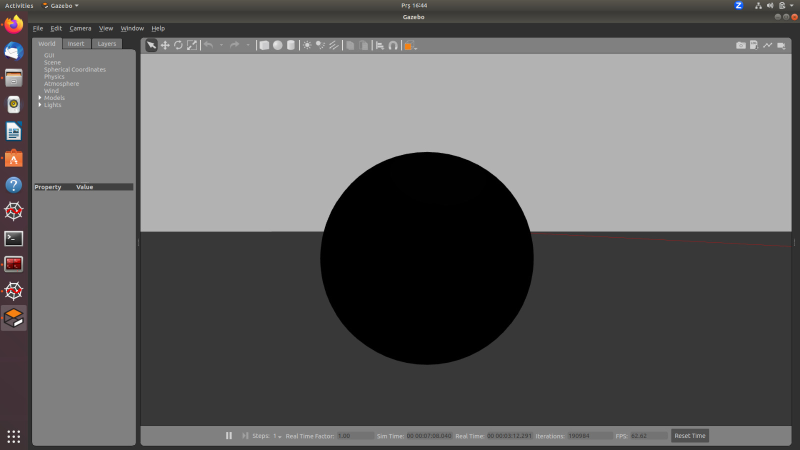
#> input picture NJORD/black.jpeg, 1600 x 900 px, given in place of the camera (shown at 1/2 size)
$ python finding_middle_video.py
#> lines starting #> are read from the running program, lines starting #| are printed output that depends on the picture; after the words box and inside, x2 and y2 are one past the last pixel; in counts of white or black regions, pixels touching at a corner belong together
### utils2.py
import cv2
import numpy as np
from scipy import ndimage
import math

def masking(hsv, lower_hsv, upper_hsv, opening_kernel = 2, medianF_tresh = 2, horizon_tresh = 0):
    width = hsv.shape[1]

    # creating mask
    #hsv = cv2.cvtColor(img, cv2.COLOR_BGR2HSV)
    mask = cv2.inRange(hsv, lower_hsv, upper_hsv)

    if horizon_tresh > 0 :
        cv2.rectangle(mask, (0,0), (width,horizon_tresh), (0, 0, 0), -1)

    mask = cv2.bitwise_and(mask, mask, mask=mask)

    if opening_kernel > 0:
        # applying opening operation
        kernel = np.ones((opening_kernel, opening_kernel), np.uint8)
        mask = cv2.morphologyEx(mask, cv2.MORPH_OPEN, kernel)

    if medianF_tresh > 0:
    # removing parasites
        mask = ndimage.median_filter(mask, size=medianF_tresh)

    return mask

def bounding_box(mask,tresh,tag):

    contours, _ = cv2.findContours(mask, cv2.RETR_EXTERNAL, cv2.CHAIN_APPROX_NONE)
    params = []
    if len(contours) > 0:
        sorted_contours = sorted(contours, key=cv2.contourArea, reverse=True)

        for c in sorted_contours[:4]:
            obj_area = cv2.contourArea(c)

            if obj_area > tresh:
                x, y, w, h = cv2.boundingRect(c)
                params.append([(x+int(w/2), y+int(h/2)),obj_area,tag])

            else:
                print("this object not bigger than treshold")


        print("next frame")


    if len(params) > 0:
        return params
    else:
        return None


# [43 lines left out: functions intersect, is_center, last_turn, not called in this run]

def closest(params):
    if params != None:
        cache = 0
        ind = None
        for index,object in enumerate(params):
            (cx,cy), area, tag = object
            if cache < cy:
                cache = cy
                ind = index
            else:
                continue
        if ind != None:
            return params[ind]
    else:
        return None


# [30 lines left out: function gstreamer_pipeline, not called in this run]

def between_buoys(objs1, objs2):
    # objs1 should on the rigth side
    ccx = 0
    ccy = 0
    isForward = None
    distence=0

    center_of_obj1 = closest(objs1)
    center_of_obj2 = closest(objs2)

    if center_of_obj1 != None  and  center_of_obj2 != None:
        (cx1,cy1), area1, tag1 = center_of_obj1
        (cx2,cy2), area2, tag2 = center_of_obj2

        ccx = int((cx1 + cx2)/2)
        ccy = int((cy1 + cy2)/2)
        distence = int(math.sqrt((cx1-cx2)**2 + (cy1 - cy2)**2))

        if cx1 > cx2:
            isForward = True
        else:
            isForward = False

    elif center_of_obj1 == None  and  center_of_obj2 != None:
        (cx2,cy2), area2, tag2 = center_of_obj2
        ccx = cx2
        ccy = cy2
        print(f"no object: {tag2}")

    elif center_of_obj1 != None  and  center_of_obj2 == None:
        (cx1,cy1), area1, tag1 = center_of_obj1
        ccx = cx1
        ccy = cy1
        print(f"no object: {tag1}")
    else:

        print("no objects")

    return [(ccx,ccy),isForward,distence]


# [17 lines left out: function camCombine, not called in this run]

def camera2lidar(width, fov,detections):
    if detections != None:
        output = [0 for i in range(270)]
        shift = int((270-fov)/2)
        ratio = fov/width

        for i in detections:
            (cx, cy), area, id = i

            radius =  int(math.pow(area/3,0.5))
            start = int((cx - radius) * ratio)
            end = int((cx + radius) * ratio)
            print("start ,end , radius")
            print(start,end,radius)

            for j in range(shift+start,shift+end+1):
                output[j] = id

        return output
    else:
        return None

### NJORD/finding_middle_video.py
import cv2
import numpy as np
import sys
import os
import time


# Add the parent folder path to the system's import path
sys.path.append(os.path.abspath('../IP_general'))

from utils2 import masking,bounding_box, between_buoys, camera2lidar
import math

### fps icin ###
prev_image_time = 0
new_image_time = 0
a = 0
################


font = cv2.FONT_HERSHEY_SIMPLEX

lower_red =  np.array([0,59,21])
upper_red = np.array([26,255,255])


lower_green = np.array([53,87,59])
upper_green = np.array([130,255,255])


lower_yellow = np.array([14, 0, 0])
upper_yellow = np.array([36,255,119])

lower_black = np.array([0, 0, 0])
upper_black = np.array([0,0,7])

cap = cv2.VideoCapture(0)
if not cap.isOpened():
    print("camera failed")

ret,image = cap.read()
#> image is the input picture: shape (900, 1600, 3); mean B, G, R 99.4, 99.6, 100.4
width = image.shape[1]
heigth = image.shape[0]

print(width, heigth)
#| 1600 900

while True:
    ret,image = cap.read()
    if not ret:
        break

    image = cv2.resize(image, (0, 0), fx = 0.5, fy = 0.5)
#> image: shape (450, 800, 3)

    hsv_frame = cv2.cvtColor(image, cv2.COLOR_BGR2HSV)
#> hsv_frame: shape (450, 800, 3); mean H, S, V 7.5, 4.3, 100.7

    print("######### red ########")
    mask_red = masking(hsv_frame, lower_red, upper_red, opening_kernel = 0, medianF_tresh = 0)
#> in masking, `mask = cv2.inRange(hsv, lower_hsv, upper_hsv)`:
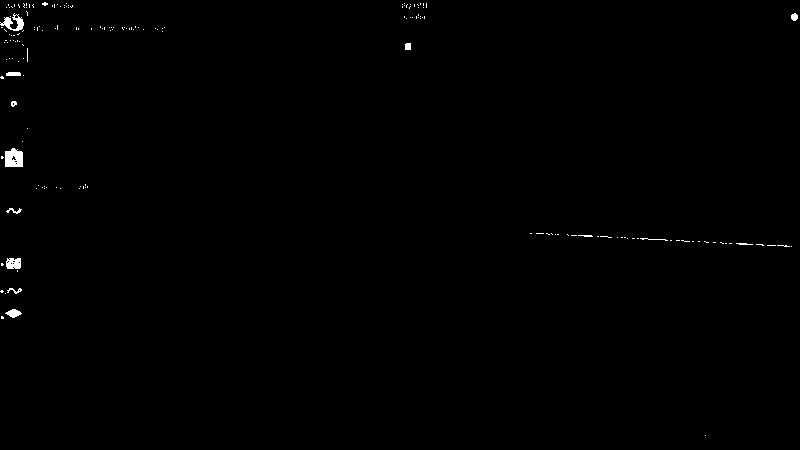
#> mask: shape (450, 800); 0.4% white; 172 white regions (159 under 20 px)
    reds = bounding_box(mask_red,100,"red")
#> in bounding_box, `contours, _ = cv2.findContours(mask, cv2.RETR_EXTERNAL, cv2.CHAIN_APPR..`: contours = 172 contours, 163 with area under 20; largest, box (x1, y1, x2, y2) and area: (5, 148, 23, 167) 268, (0, 13, 24, 31) 152, (6, 258, 21, 269) 129, (5, 309, 22, 318) 73, (6, 72, 21, 76) 40
#> in bounding_box, `sorted_contours = sorted(contours, key=cv2.contourArea, reverse=True)`: sorted_contours has the same summary as contours
#> the loop in bounding_box, `for c in sorted_contours[:4]:` made 4 passes
#> (obj_area, x, y, w, h) on passes 1 to 3: (268, 5, 148, 18, 19), (152, 0, 13, 24, 18), (129, 6, 258, 15, 11)
#> (printed output is left out)
#> after the loop in bounding_box, `for c in sorted_contours[:4]:`: params = [[(14, 157), 268, 'red'], [(12, 22), 152, 'red'], [(13, 263), 129, 'red']]
#> reds has the same summary as params in bounding_box
    print(reds)
#| [[(14, 157), 268.0, 'red'], [(12, 22), 152.0, 'red'], [(13, 263), 129.0, 'red']]

    print("******* green *********")
    mask_green = masking(hsv_frame, lower_green, upper_green, opening_kernel = 0, medianF_tresh = 0)
    greens= bounding_box(mask_green,100,"green")
#> in bounding_box (call 2), `contours, _ = cv2.findContours(mask, cv2.RETR_EXTERNAL, cv2.CHAIN_APPR..`: contours = 23 contours, 19 with area under 20; largest, box (x1, y1, x2, y2) and area: (5, 121, 22, 141) 296, (5, 177, 22, 193) 195, (4, 41, 24, 61) 135, (734, 1, 744, 10) 62
#> in bounding_box (call 2), `sorted_contours = sorted(contours, key=cv2.contourArea, reverse=True)`: sorted_contours has the same summary as contours
#> the loop in bounding_box (call 2), `for c in sorted_contours[:4]:` made 4 passes
#> (obj_area, x, y, w, h) on passes 1 to 3: (296, 5, 121, 17, 20), (195, 5, 177, 17, 16), (135, 4, 41, 20, 20)
#> (printed output is left out)
#> greens = [[(13, 131), 296, 'green'], [(13, 185), 195, 'green'], [(14, 51), 135, 'green']]
    print(greens)
#| [[(13, 131), 296.0, 'green'], [(13, 185), 195.0, 'green'], [(14, 51), 135.0, 'green']]


    print("^^^^^^ yellow ^^^^^^^")
    mask_yellow= masking(hsv_frame, lower_yellow, upper_yellow, opening_kernel = 0, medianF_tresh = 0)
    yellows= bounding_box(mask_yellow,100,"yellow")
#> in bounding_box (call 3), `contours, _ = cv2.findContours(mask, cv2.RETR_EXTERNAL, cv2.CHAIN_APPR..`: contours = 297 contours, 296 with area under 20; largest, box (x1, y1, x2, y2) and area: (0, 0, 800, 27) 17838
#> in bounding_box (call 3), `sorted_contours = sorted(contours, key=cv2.contourArea, reverse=True)`: sorted_contours has the same summary as contours
#> yellows = [[(400, 13), 17838.5, 'yellow']]
    print(yellows)
#| [[(400, 13), 17838.5, 'yellow']]

    print(":::::::: black ::::::")
    mask_black = masking(hsv_frame, lower_black, upper_black, opening_kernel = 0, medianF_tresh = 0)
#> call 4 of masking, with lower_hsv = array of shape (3,), upper_hsv = array of shape (3,), opening_kernel = 0, medianF_tresh = 0, horizon_tresh = 0
#> in masking (call 4), `mask = cv2.inRange(hsv, lower_hsv, upper_hsv)`:
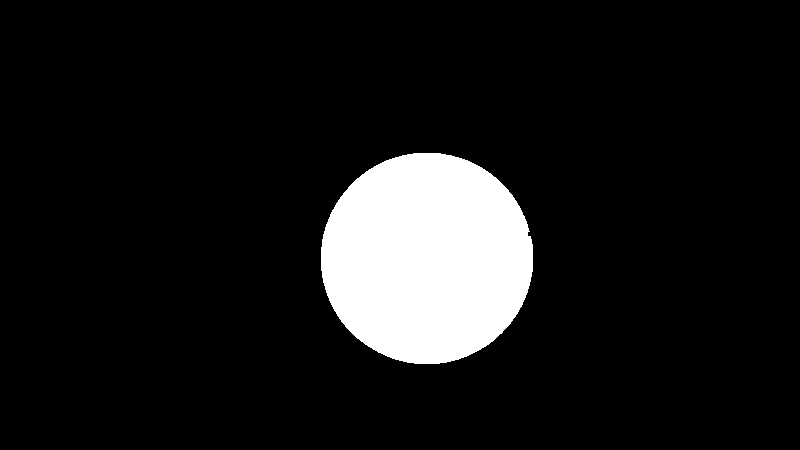
#> mask: shape (450, 800); 9.8% white; 1 white region
    blacks= bounding_box(mask_black,100,"black")
#> in bounding_box (call 4), `contours, _ = cv2.findContours(mask, cv2.RETR_EXTERNAL, cv2.CHAIN_APPR..`: contours = 1 contour; box (x1, y1, x2, y2) and area: (321, 153, 533, 364) 34996
#> in bounding_box (call 4), `sorted_contours = sorted(contours, key=cv2.contourArea, reverse=True)`: sorted_contours has the same summary as contours
#> blacks = [[(427, 258), 34995.5, 'black']]
    print(blacks)
#| [[(427, 258), 34995.5, 'black']]


    middle = between_buoys(greens,reds) #closest middle point
#> the loop in closest, `for index,object in enumerate(params):` made 3 passes
#> (cx, cy, area, cache, ind) on passes 1 to 2: (13, 131, 296, 131, 0), (13, 185, 195, 185, 1)
#> after the loop in closest, `for index,object in enumerate(params):`: cache = 185; ind = 1
#> in between_buoys, `center_of_obj1 = closest(objs1)`: center_of_obj1 = [(13, 185), 195, 'green']
#> the loop in closest (call 2), `for index,object in enumerate(params):` made 3 passes
#> (cx, cy, area, cache, ind) on passes 1, 3: (14, 157, 268, 157, 0), (13, 263, 129, 263, 2)
#> in between_buoys, `center_of_obj2 = closest(objs2)`: center_of_obj2 = [(13, 263), 129, 'red']
#> in between_buoys, `(cx1,cy1), area1, tag1 = center_of_obj1`: cx1 = 13; cy1 = 185; area1 = 195; tag1 = 'green'
#> in between_buoys, `(cx2,cy2), area2, tag2 = center_of_obj2`: cx2 = 13; cy2 = 263; area2 = 129; tag2 = 'red'
#> in between_buoys, `ccx = int((cx1 + cx2)/2)`: ccx = 13
#> in between_buoys, `ccy = int((cy1 + cy2)/2)`: ccy = 224
#> in between_buoys, `distence = int(math.sqrt((cx1-cx2)**2 + (cy1 - cy2)**2))`: distence = 78
#> middle = [(13, 224), False, 78]

    ##for visualising##
    try:
        if middle[1] == True:

            cv2.circle(image, middle[0], int(middle[2]*0.1), (255,255,255), 2)
        else:
            cv2.circle(image, middle[0],  int(middle[2]*0.1), (0,0,0), 2)
#> image: shape (450, 800, 3); mean B, G, R 99.4, 99.6, 100.4

        for i in greens:
            radius = int( math.sqrt(i[1] / math.pi))
            cv2.circle(image, i[0], radius, (0,255,0), 2)
            cv2.putText(image, "green", (i[0][0], i[0][1] - 15), font, 0.7, (0,255,0), 2)
#> this loop made 3 passes
#> (i, radius) on passes 1 to 3: ([(13, 131), 296, 'green'], 9), ([(13, 185), 195, 'green'], 7), ([(14, 51), 135, 'green'], 6)
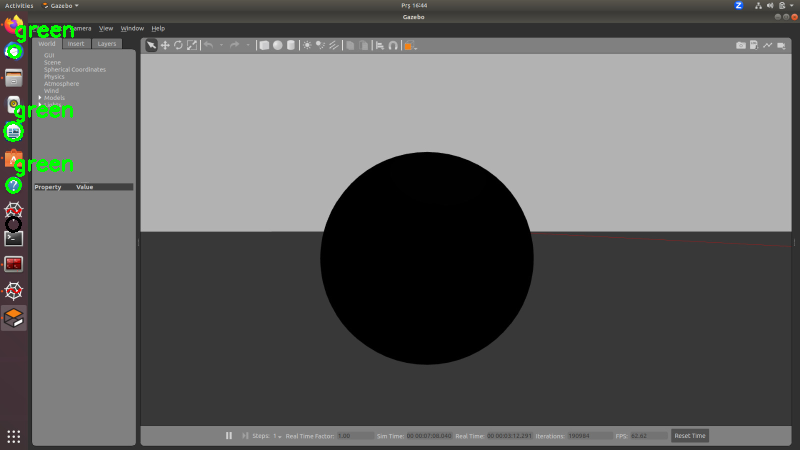
#> image: shape (450, 800, 3); mean B, G, R 98.9, 100.3, 99.9

        for j in reds:

            radius = int( math.sqrt(j[1] / math.pi))
            cv2.circle(image, j[0], radius, (0,0,255), 2)
            cv2.putText(image, "red", (j[0][0], j[0][1] - 15), font, 0.7, (0,0,255), 2)
#> this loop made 3 passes
#> (j, radius) on passes 1 to 3: ([(14, 157), 268, 'red'], 9), ([(12, 22), 152, 'red'], 6), ([(13, 263), 129, 'red'], 6)
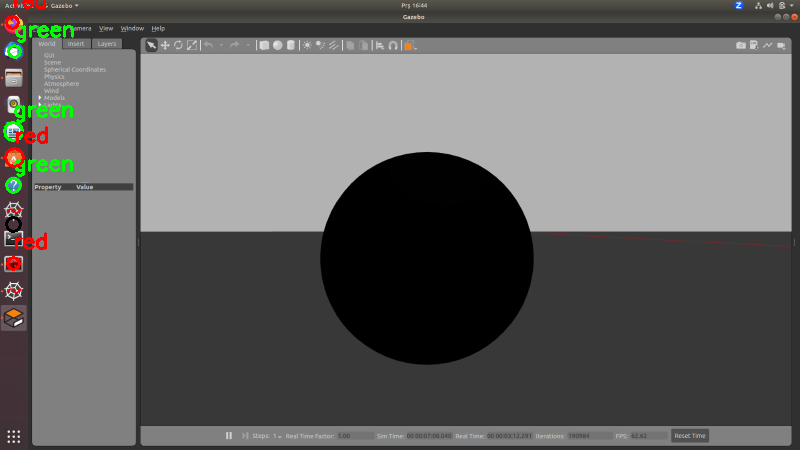
#> image: shape (450, 800, 3); 0.3% of pixels changed, all inside (x1, y1, x2, y2) = (4, 0, 48, 271)

        for k in yellows:

            radius = int( math.sqrt(k[1] / math.pi))
            cv2.circle(image, k[0], radius, (0,255,255), 2)
            cv2.putText(image, "yellow", (k[0][0], k[0][1] - 15), font, 0.7, (0,255,255), 2)
#> this loop made 1 pass
#> (k, radius) on pass 1: ([(400, 13), 17838.5, 'yellow'], 75)
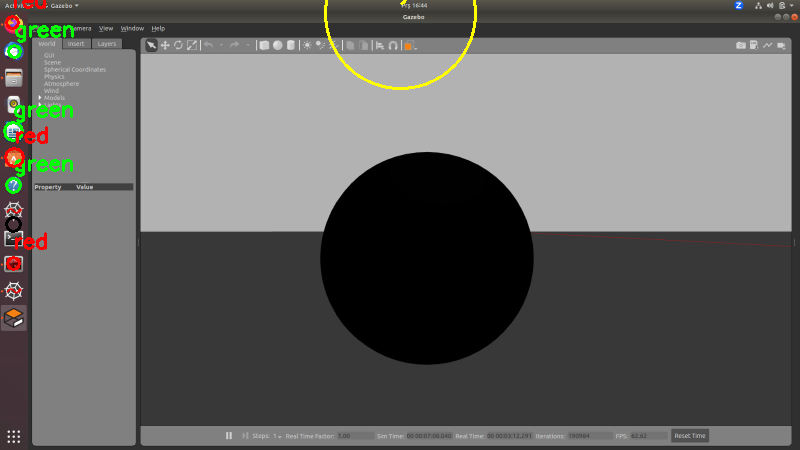
#> image: shape (450, 800, 3); 0.23% of pixels changed, all inside (x1, y1, x2, y2) = (324, 0, 477, 90)

        for z in blacks:

            radius = int( math.sqrt(z[1] / math.pi))
            cv2.circle(image, z[0], radius, (0,255,255), 2)
            cv2.putText(image, "black", (z[0][0], z[0][1] - 15), font, 0.7, (0,255,255), 2)
#> this loop made 1 pass
#> (z, radius) on pass 1: ([(427, 258), 34995.5, 'black'], 105)
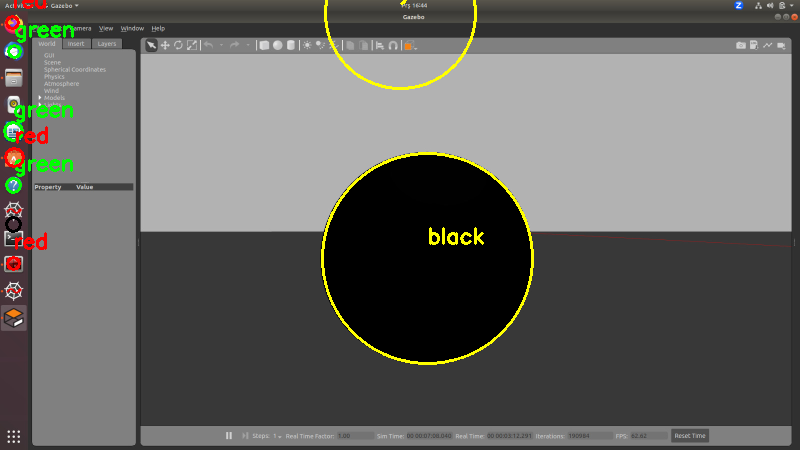
#> image: shape (450, 800, 3); 0.64% of pixels changed, all inside (x1, y1, x2, y2) = (321, 152, 534, 365)


    except:
        pass


    shift = int((270-60)/2)
    ratio = 60/width


    colors = []

    if reds != None:
        colors += reds
#> colors has the same summary as params in bounding_box
    if yellows != None:
        colors += yellows
#> colors = [[(14, 157), 268, 'red'], [(12, 22), 152, 'red'], [(13, 263), 129, 'red'], [(400, 13), 17838.5, 'yellow']]
    if greens != None:
        colors += greens
#> colors = [[(14, 157), 268, 'red'], [(12, 22), 152, 'red'], [(13, 263), 129, 'red'], [(400, 13), 17838.5, 'yellow'], [(13, 131), 296, 'green'], [(13, 185), 195, 'green'], [(14, 51), 135, 'green']]
    if blacks != None:
        colors += blacks
#> colors = [[(14, 157), 268, 'red'], [(12, 22), 152, 'red'], [(13, 263), 129, 'red'], [(400, 13), 17838.5, 'yellow'], [(13, 131), 296, 'green'], [(13, 185), 195, 'green'], [(14, 51), 135, 'green'], [(427, 258), 34995.5, 'black']]


    print("*************************")
    testr = camera2lidar(width,60,colors)
#> the loop in camera2lidar, `for i in detections:` made 8 passes
#> (cx, cy, area, id, radius, start, end) on passes 1 to 8: (14, 157, 268, 'red', 9, 0, 0), (12, 22, 152, 'red', 7, 0, 0), (13, 263, 129, 'red', 6, 0, 0), (400, 13, 17838.5, 'yellow', 77, 12, 17), (13, 131, 296, 'green', 9, 0, 0), (13, 185, 195, 'green', 8, 0, 0), (14, 51, 135, 'green', 6, 0, 0), (427, 258, 34995.5, 'black', 108, 11, 20)
#> (printed output is left out)
#> after the loop in camera2lidar, `for i in detections:`: output = 270 items, first 6: 0, 0, 0, 0, 0, 0
#> testr = 270 items, first 6: 0, 0, 0, 0, 0, 0
    print(testr)
#> (printed output is left out)
    try:
        testr = camera2lidar(width,60,colors)
#> the loop in camera2lidar (call 2), `for i in detections:` made 8 passes
#> (printed output is left out)
        print(testr)
#> (printed output is left out)
        for i,o in enumerate(testr):
            if o != 0:
                if o == "red":
                    ind = i - shift
                    cv2.line(image, (int(ind//ratio),0 ), (int(ind//ratio), heigth), (0, 0, 255), 1)
                    cv2.line(image, (int((ind+1)//ratio),0 ),(int((ind+1)//ratio), heigth), (0, 0, 255), 1)
                if o == "green":
                    ind = i - shift
                    cv2.line(image, (int(ind//ratio),0 ), (int(ind//ratio), heigth), (0, 255, 0), 1)
                    cv2.line(image, (int((ind+1)//ratio),0 ),(int((ind+1)//ratio), heigth), (0, 0, 255), 1)
                if o == "yellow":
                    ind = i - shift
                    cv2.line(image, (int(ind//ratio),0 ), (int(ind//ratio), heigth), (0, 255, 255), 1)
                    cv2.line(image, (int((ind+1)//ratio),0 ),(int((ind+1)//ratio), heigth), (0, 0, 255), 1)
                if o == "black":
                    ind = i - shift
                    cv2.line(image, (int(ind//ratio),0 ), (int(ind//ratio), heigth), (0, 0, 0), 1)
                    cv2.line(image, (int((ind+1)//ratio),0 ),(int((ind+1)//ratio), heigth), (0, 0, 255), 1)
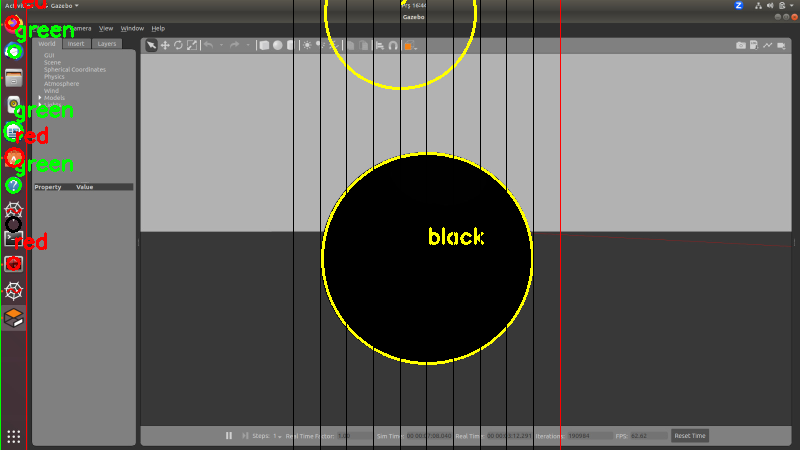
#> image: shape (450, 800, 3); 1.32% of pixels changed, all inside (x1, y1, x2, y2) = (0, 0, 561, 450)

    except:
        pass


    ### fps icin ##
    new_image_time = time.time()
    fps = 1 / (new_image_time - prev_image_time)
    prev_image_time = new_image_time
    fps = int(fps)
    fps = str(fps)
    cv2.putText(image, "fps: " + fps, (width - 100, 25), font, 0.7, (0, 255, 255), 1, cv2.LINE_AA)
    ##########

    cv2.imshow("Image", image)
    cv2.imshow("b", mask_black)
    cv2.imshow("r", mask_red)
    cv2.imshow("g", mask_green)
    cv2.imshow("y", mask_yellow)

    k = cv2.waitKey(1)
#> (key q is pressed here)
    if k == ord('q'):
        break

    ########
cap.release()
cv2.destroyAllWindows()
